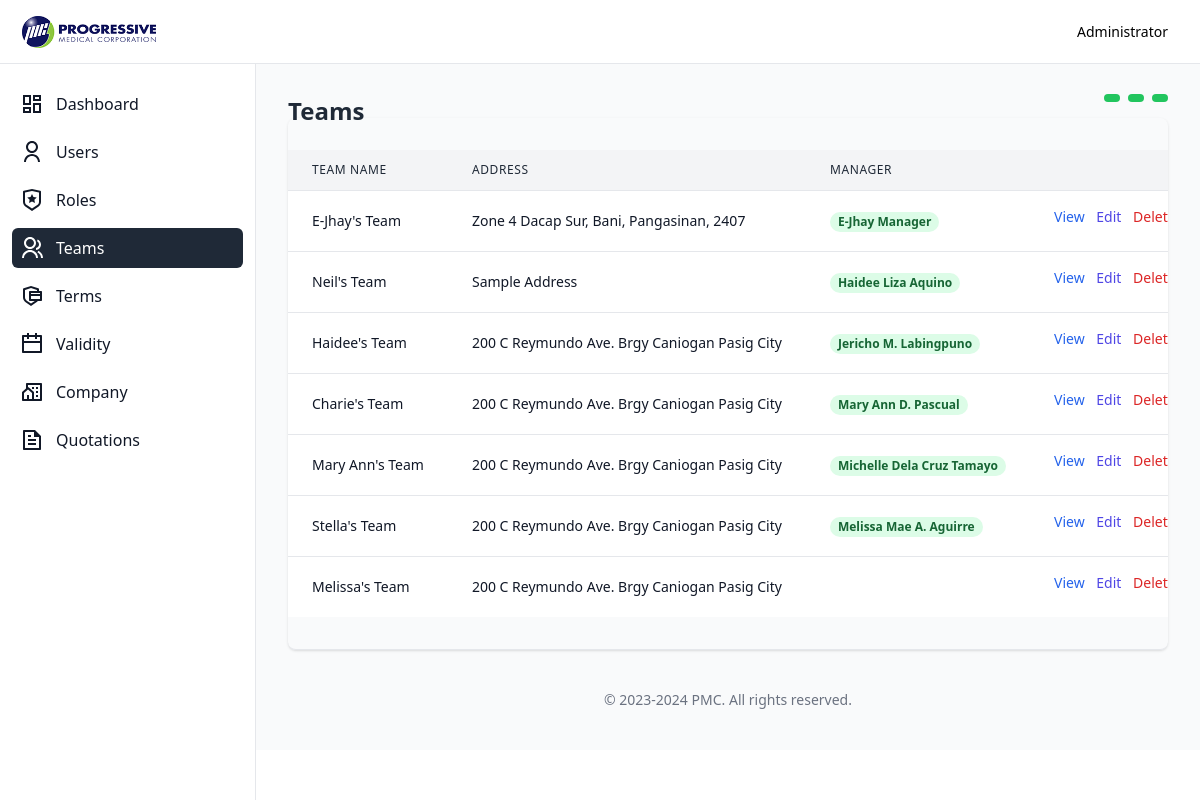
Page /teams (signed in) on the committed database.
### tables this page shows
CREATE TABLE `team` (
  `id` int(11) NOT NULL,
  `name` varchar(255) NOT NULL,
  `address` text NOT NULL,
  `region_id` int(11) DEFAULT NULL,
  `manager_id` int(11) DEFAULT NULL
);

CREATE TABLE `user` (
  `id` int(11) NOT NULL,
  `name` varchar(255) NOT NULL,
  `address` text NOT NULL,
  `phone` varchar(100) NOT NULL,
  `email` varchar(100) NOT NULL,
  `password` varchar(100) NOT NULL,
  `role_id` int(11) NOT NULL,
  `team_id` int(11) DEFAULT NULL,
  `created_at` timestamp NOT NULL DEFAULT current_timestamp(),
  `updated_at` timestamp NULL DEFAULT NULL
);

### Core/functions.php (called while the page is built, shortened)
<?php
function base_path($path)
{
    return BASE_PATH . $path;
}
function view($path, $attributes = [])
{
    extract($attributes);
    require base_path('views/' . $path);
}

### Http/controllers/team/index.php (called while the page is built, shortened)
<?php
$db = App::resolve('Core\Database');
$teams = $db->query("SELECT team.*, user.id as user_id, user.name as manager FROM team LEFT JOIN user on team.manager_id = user.id")->get();
view("team/index.view.php", [
    'heading' => "Teams",
    'teams' => $teams,
]);

### public/index.php (called while the page is built, shortened)
<?php
require BASE_PATH . "Core/functions.php";
spl_autoload_register(function($class) {
    $phpMailerNamespace = 'PHPMailer\PHPMailer\\';
    if (strpos($class, $phpMailerNamespace) == 0) {
        $classFile = base_path("vendor/phpmailer/phpmailer/src/" . str_replace($phpMailerNamespace, '', $class) . ".php");
    }
    $classFile = base_path(str_replace('\\', DIRECTORY_SEPARATOR, $class) . ".php");
});
require base_path('bootstrap.php');
$router = new \Core\Router();
$uri = parse_url($_SERVER['REQUEST_URI'])['path'];
$method = $_POST['_method'] ?? $_SERVER['REQUEST_METHOD'];
try {
    $router->route($uri, $method);
} catch (ValidationException $exception) {
    Session::flash('errors', $exception->errors);
    Session::flash('old', $exception->old);
    return redirect($router->previousUrl());
}

### Core/App.php (called while the page is built, shortened)
<?php
class App {
    protected static $container;
    public static function setContainer($container)
    {
        static::$container = $container;
    }
    public static function container()
    {
        return static::$container;
    }
    public static function resolve($key)
    {
        return static::container()->resolve($key);
    }
}

### Core/Container.php (called while the page is built, shortened)
<?php
class Container {
    protected $bindings = [];
    public function bind($key, $resolver)
    {
        $this->bindings[$key] = $resolver;
    }
    public function resolve($key)
    {
        $resolver = $this->bindings[$key];
        return call_user_func($resolver);
    }
}

### config.php (called while the page is built)
<?php
return [
    'database' => [
        'host' => "localhost",
        'port' => 3306,
        'dbname' => "quotation",
        'charset' => 'utf8mb4',
    ],
    'mail' => [
        'host' => "smtp.larksuite.com",
        'username' => "no-reply@pmc.ph",
        'password' => "Unimex123",
        'port' => 465,
        'from' => 'no-reply@pmc.ph',
        'fromName' => 'Progressive Medical Corporation',
    ],
    'server' => [
        'APP_URL' => 'http://localhost:8000/',
    ]
];

### bootstrap.php (called while the page is built, shortened)
<?php
$container = new Container();
$container->bind('Core\Database', function () {
    $config = require base_path("config.php");
    return new Database($config['database']);
});

### Core/Database.php (called while the page is built, shortened)
<?php
class Database {
    private $connection;
    private $statement;
    public function __construct($config, $username = 'root', $password = '')
    {
        $dsn = "mysql:" . http_build_query($config, '', ';');
        $this->connection = new PDO($dsn, $username, $password, [
            PDO::ATTR_DEFAULT_FETCH_MODE => PDO::FETCH_ASSOC
        ]);
    }
    public function query($query, $params = [])
    {
        $this->statement = $this->connection->prepare($query);
        $this->statement->execute($params);
        return $this;
    }
    public function get()
    {
        return $this->statement->fetchAll();
    }
}

### views/team/index.view.php (the view, shortened to what this page needs)
<?php require base_path('views/partials/head.php') ?>
   <?php require base_path('views/partials/nav.php') ?>
   <div class="flex overflow-hidden bg-white pt-16">
      <?php require base_path('views/partials/sidebar.php') ?>
      <div id="main-content" class="h-full w-full bg-gray-50 relative overflow-y-auto lg:ml-64">
         <main class="pt-6 px-4 lg:px-8">
            <?php require base_path('views/partials/banner.php') ?>
            <div>
               <div class="flex justify-end gap-2 mb-4 -mt-12">
                  <a title="Export" href="" class="bg-green-500 hover:bg-green-700 text-white py-1 px-2 rounded text-sm"><i class="ri-file-download-line"></i></a>
                  <a title="Import" href="" class="bg-green-500 hover:bg-green-700 text-white py-1 px-2 rounded text-sm"><i class="ri-file-line"></i></a>
                  <a title="Create" href="/team/create" class="bg-green-500 hover:bg-green-700 text-white py-1 px-2 rounded text-sm"><i class="ri-add-line"></i></a>
               </div>
               <div class="shadow overflow-hidden border-b sm:rounded-lg py-8">
                  <div class="flex flex-col">
                     <div class="-my-2 overflow-x-auto sm:-mx-6 lg:-mx-8">
                        <div class="py-2 align-middle inline-block min-w-full sm:px-6 lg:px-8">
                              <div class="">
                                 <table class="min-w-full divide-y divide-gray-200 w-full">
                                    <thead>
                                       <tr>
                                          <th scope="col" class="px-6 py-3 bg-gray-100 text-left text-xs font-medium text-gray-800 uppercase tracking-wider">
                                             Team Name
                                          </th>
                                          <th scope="col" class="px-6 py-3 bg-gray-100 text-left text-xs font-medium text-gray-800 uppercase tracking-wider">
                                             Address
                                          </th>
                                          <th scope="col" class="px-6 py-3 bg-gray-100 text-left text-xs font-medium text-gray-800 uppercase tracking-wider">
                                             Manager
                                          </th>
                                          <th scope="col" width="200" class="px-6 py-3 bg-gray-100">
                                          </th>
                                       </tr>
                                    </thead>
                                    <tbody class="bg-white divide-y divide-gray-200">
                                    <?php foreach($teams as $team): ?>
                                          <tr>
                                             <td class="px-6 py-4 whitespace-nowrap text-sm text-gray-900">
                                                <?= $team['name'] ?>
                                             </td>
                                             <td class="px-6 py-4 whitespace-nowrap text-sm text-gray-900">
                                                <?= htmlspecialchars($team['address']) ?>
                                             </td>
                                             <td class="px-6 py-4 whitespace-nowrap text-sm text-gray-900">
                                                <span class="px-2 inline-flex text-xs leading-5 font-semibold rounded-full bg-green-100 text-green-800">
                                                   <?= $team['manager'] ?>
                                                </span>
                                             </td>
                                             <td class="px-6 py-4 whitespace-nowrap text-sm font-medium">
                                                <a href="/team/show?id=<?= $team['id'] ?>" class="text-blue-600 hover:text-blue-900 mb-2 mr-2">View</a>
                                                <a href="/team/edit?id=<?= $team['id'] ?>" class="text-indigo-600 hover:text-indigo-900 mb-2 mr-2">Edit</a>
                                                <form class="inline-block" action="/team/delete" method="POST" onsubmit="return confirm('Are you sure?');">
                                                      <input type="submit" class="cursor-pointer text-red-600 hover:text-red-900 mb-2 mr-2" value="Delete">
                                                </form>
                                             </td>
                                          </tr>
                                    <?php endforeach ?>
                                    </tbody>
                                 </table>
                              </div>
                        </div>
                     </div>
                  </div>
               </div>
            </div>
         </main>
<?php require base_path('views/partials/footer.php') ?>

### Core/router.php (shortened to what this page needs)
<?php
class Router
{
    public $routes = [];
    public function add($method, $uri, $controller)
    {
        $this->routes[] = [
            'uri' => $uri,
            'controller' => $controller,
            'method' => $method,
            'middleware' => null
        ];
        return $this;
    }
    public function only($key)
    {
        $this->routes[array_key_last($this->routes)]['middleware'] = $key;
        return $this;
    }
    public function route($uri, $method)
    {
        foreach ($this->routes as $route) {
            if ($route['uri'] == $uri && $route['method'] == strtoupper($method)) {
                return require base_path('Http/controllers/' . $route['controller']);
            }
        }
    }
}

### rows in the picture
team: name "E-Jhay's Team", address "Zone 4 Dacap Sur, Bani, Pangasinan, 2407", manager.name "E-Jhay Manager"
team: name "Neil's Team", address "Sample Address", manager.name "Haidee Liza Aquino"
team: name "Haidee's Team", address "200 C Reymundo Ave. Brgy Caniogan Pasig City", manager.name "Jericho M. Labingpuno"
team: name "Charie's Team", address "200 C Reymundo Ave. Brgy Caniogan Pasig City", manager.name "Mary Ann D. Pascual"
team: name "Mary Ann's Team", address "200 C Reymundo Ave. Brgy Caniogan Pasig City", manager.name "Michelle Dela Cruz Tamayo"
team: name "Stella's Team", address "200 C Reymundo Ave. Brgy Caniogan Pasig City", manager.name "Melissa Mae A. Aguirre"
team: name "Melissa's Team", address "200 C Reymundo Ave. Brgy Caniogan Pasig City"
